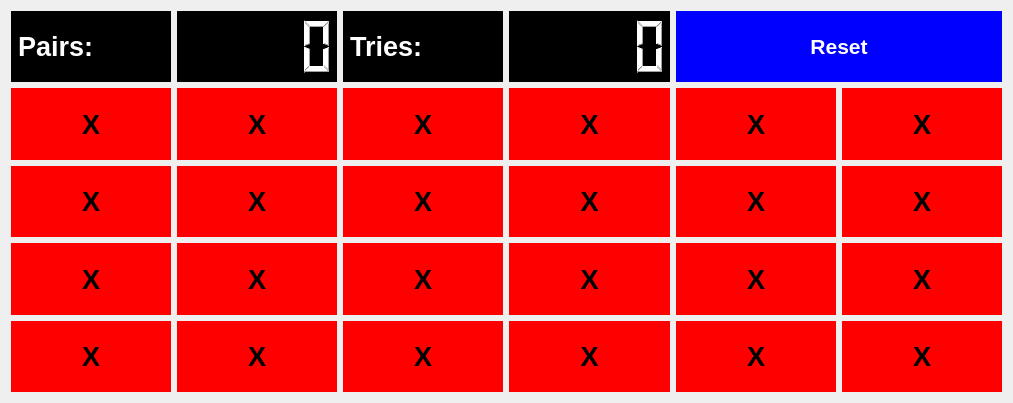
<?xml version="1.0" encoding="UTF-8"?>
<ui version="4.0">
 <class>MainWindow</class>
 <widget class="QMainWindow" name="MainWindow">
  <property name="geometry">
   <rect>
    <x>0</x>
    <y>0</y>
    <width>1013</width>
    <height>403</height>
   </rect>
  </property>
  <property name="windowTitle">
   <string>Find The Pair</string>
  </property>
  <property name="windowIcon">
   <iconset>
    <normaloff>../letter_f_blue_512_xkL_icon.ico</normaloff>../letter_f_blue_512_xkL_icon.ico</iconset>
  </property>
  <widget class="QWidget" name="centralWidget">
   <property name="sizePolicy">
    <sizepolicy hsizetype="Preferred" vsizetype="Preferred">
     <horstretch>0</horstretch>
     <verstretch>0</verstretch>
    </sizepolicy>
   </property>
   <layout class="QGridLayout" name="gridLayout">
    <item row="0" column="0" colspan="3">
     <layout class="QHBoxLayout" name="horizontalLayout">
      <item>
       <widget class="QLabel" name="label_2">
        <property name="sizePolicy">
         <sizepolicy hsizetype="Preferred" vsizetype="Preferred">
          <horstretch>0</horstretch>
          <verstretch>0</verstretch>
         </sizepolicy>
        </property>
        <property name="font">
         <font>
          <family>MS Sans Serif</family>
          <pointsize>20</pointsize>
          <weight>75</weight>
          <bold>true</bold>
         </font>
        </property>
        <property name="styleSheet">
         <string notr="true">QLabel{
	background-color: #000000;
	color: #FFFFFF;
	border: 1 px solid gray;
	padding: 5 px;
}</string>
        </property>
        <property name="text">
         <string>Pairs:</string>
        </property>
       </widget>
      </item>
      <item>
       <widget class="QLCDNumber" name="pairslcd">
        <property name="sizePolicy">
         <sizepolicy hsizetype="Preferred" vsizetype="Minimum">
          <horstretch>0</horstretch>
          <verstretch>0</verstretch>
         </sizepolicy>
        </property>
        <property name="styleSheet">
         <string notr="true">QLCDNumber {
	background-color: #000000;
	color: #FFFFFF;
}</string>
        </property>
       </widget>
      </item>
      <item>
       <widget class="QLabel" name="label">
        <property name="sizePolicy">
         <sizepolicy hsizetype="Preferred" vsizetype="Preferred">
          <horstretch>0</horstretch>
          <verstretch>0</verstretch>
         </sizepolicy>
        </property>
        <property name="font">
         <font>
          <family>MS Sans Serif</family>
          <pointsize>20</pointsize>
          <weight>75</weight>
          <bold>true</bold>
         </font>
        </property>
        <property name="styleSheet">
         <string notr="true">QLabel{
	background-color: #000000;
	color: #FFFFFF;
	border: 1 px solid gray;
	padding: 5 px;
}</string>
        </property>
        <property name="text">
         <string>Tries:</string>
        </property>
       </widget>
      </item>
     </layout>
    </item>
    <item row="1" column="0">
     <widget class="QPushButton" name="B_1">
      <property name="sizePolicy">
       <sizepolicy hsizetype="Preferred" vsizetype="Preferred">
        <horstretch>0</horstretch>
        <verstretch>0</verstretch>
       </sizepolicy>
      </property>
      <property name="font">
       <font>
        <family>MS Sans Serif</family>
        <pointsize>20</pointsize>
        <weight>75</weight>
        <bold>true</bold>
        <strikeout>false</strikeout>
       </font>
      </property>
      <property name="styleSheet">
       <string notr="true">QPushButton {
	background-color: #FF0000;
	border: 1px gray;
	padding: 5px;
}

QPushButton:clicked{
	background-color: #FFFF00;
	color: #FFFFFF;
	border: 1px solid gray;
	padding: 5px;
}</string>
      </property>
      <property name="text">
       <string>X</string>
      </property>
      <attribute name="buttonGroup">
       <string notr="true">buttonGroup</string>
      </attribute>
     </widget>
    </item>
    <item row="1" column="1">
     <widget class="QPushButton" name="B_2">
      <property name="sizePolicy">
       <sizepolicy hsizetype="Preferred" vsizetype="Preferred">
        <horstretch>0</horstretch>
        <verstretch>0</verstretch>
       </sizepolicy>
      </property>
      <property name="font">
       <font>
        <family>MS Sans Serif</family>
        <pointsize>20</pointsize>
        <weight>75</weight>
        <bold>true</bold>
        <strikeout>false</strikeout>
       </font>
      </property>
      <property name="styleSheet">
       <string notr="true">QPushButton {
	background-color: #FF0000;
	border: 1px gray;
	padding: 5px;
}

QPushButton:clicked{
	background-color: #FFFF00;
	color: #FFFFFF;
	border: 1px solid gray;
	padding: 5px;
}</string>
      </property>
      <property name="text">
       <string>X</string>
      </property>
      <attribute name="buttonGroup">
       <string notr="true">buttonGroup</string>
      </attribute>
     </widget>
    </item>
    <item row="1" column="2">
     <widget class="QPushButton" name="B_3">
      <property name="sizePolicy">
       <sizepolicy hsizetype="Preferred" vsizetype="Preferred">
        <horstretch>0</horstretch>
        <verstretch>0</verstretch>
       </sizepolicy>
      </property>
      <property name="font">
       <font>
        <family>MS Sans Serif</family>
        <pointsize>20</pointsize>
        <weight>75</weight>
        <bold>true</bold>
        <strikeout>false</strikeout>
       </font>
      </property>
      <property name="styleSheet">
       <string notr="true">QPushButton {
	background-color: #FF0000;
	border: 1px gray;
	padding: 5px;
}

QPushButton:clicked{
	background-color: #FFFF00;
	color: #FFFFFF;
	border: 1px solid gray;
	padding: 5px;
}</string>
      </property>
      <property name="text">
       <string>X</string>
      </property>
      <attribute name="buttonGroup">
       <string notr="true">buttonGroup</string>
      </attribute>
     </widget>
    </item>
    <item row="1" column="3">
     <widget class="QPushButton" name="B_4">
      <property name="sizePolicy">
       <sizepolicy hsizetype="Preferred" vsizetype="Preferred">
        <horstretch>0</horstretch>
        <verstretch>0</verstretch>
       </sizepolicy>
      </property>
      <property name="font">
       <font>
        <family>MS Sans Serif</family>
        <pointsize>20</pointsize>
        <weight>75</weight>
        <bold>true</bold>
        <strikeout>false</strikeout>
       </font>
      </property>
      <property name="styleSheet">
       <string notr="true">QPushButton {
	background-color: #FF0000;
	border: 1px gray;
	padding: 5px;
}

QPushButton:clicked{
	background-color: #FFFF00;
	color: #FFFFFF;
	border: 1px solid gray;
	padding: 5px;
}</string>
      </property>
      <property name="text">
       <string>X</string>
      </property>
      <attribute name="buttonGroup">
       <string notr="true">buttonGroup</string>
      </attribute>
     </widget>
    </item>
    <item row="1" column="4">
     <widget class="QPushButton" name="B_5">
      <property name="sizePolicy">
       <sizepolicy hsizetype="Preferred" vsizetype="Preferred">
        <horstretch>0</horstretch>
        <verstretch>0</verstretch>
       </sizepolicy>
      </property>
      <property name="font">
       <font>
        <family>MS Sans Serif</family>
        <pointsize>20</pointsize>
        <weight>75</weight>
        <bold>true</bold>
        <strikeout>false</strikeout>
       </font>
      </property>
      <property name="styleSheet">
       <string notr="true">QPushButton {
	background-color: #FF0000;
	border: 1px gray;
	padding: 5px;
}

QPushButton:clicked{
	background-color: #FFFF00;
	color: #FFFFFF;
	border: 1px solid gray;
	padding: 5px;
}</string>
      </property>
      <property name="text">
       <string>X</string>
      </property>
      <attribute name="buttonGroup">
       <string notr="true">buttonGroup</string>
      </attribute>
     </widget>
    </item>
    <item row="1" column="5">
     <widget class="QPushButton" name="B_6">
      <property name="sizePolicy">
       <sizepolicy hsizetype="Preferred" vsizetype="Preferred">
        <horstretch>0</horstretch>
        <verstretch>0</verstretch>
       </sizepolicy>
      </property>
      <property name="font">
       <font>
        <family>MS Sans Serif</family>
        <pointsize>20</pointsize>
        <weight>75</weight>
        <bold>true</bold>
        <strikeout>false</strikeout>
       </font>
      </property>
      <property name="styleSheet">
       <string notr="true">QPushButton {
	background-color: #FF0000;
	border: 1px gray;
	padding: 5px;
}

QPushButton:clicked{
	background-color: #FFFF00;
	color: #FFFFFF;
	border: 1px solid gray;
	padding: 5px;
}</string>
      </property>
      <property name="text">
       <string>X</string>
      </property>
      <attribute name="buttonGroup">
       <string notr="true">buttonGroup</string>
      </attribute>
     </widget>
    </item>
    <item row="2" column="0">
     <widget class="QPushButton" name="B_7">
      <property name="sizePolicy">
       <sizepolicy hsizetype="Preferred" vsizetype="Preferred">
        <horstretch>0</horstretch>
        <verstretch>0</verstretch>
       </sizepolicy>
      </property>
      <property name="font">
       <font>
        <family>MS Sans Serif</family>
        <pointsize>20</pointsize>
        <weight>75</weight>
        <bold>true</bold>
        <strikeout>false</strikeout>
       </font>
      </property>
      <property name="styleSheet">
       <string notr="true">QPushButton {
	background-color: #FF0000;
	border: 1px gray;
	padding: 5px;
}

QPushButton:clicked{
	background-color: #FFFF00;
	color: #FFFFFF;
	border: 1px solid gray;
	padding: 5px;
}</string>
      </property>
      <property name="text">
       <string>X</string>
      </property>
      <attribute name="buttonGroup">
       <string notr="true">buttonGroup</string>
      </attribute>
     </widget>
    </item>
    <item row="2" column="1">
     <widget class="QPushButton" name="B_8">
      <property name="sizePolicy">
       <sizepolicy hsizetype="Preferred" vsizetype="Preferred">
        <horstretch>0</horstretch>
        <verstretch>0</verstretch>
       </sizepolicy>
      </property>
      <property name="font">
       <font>
        <family>MS Sans Serif</family>
        <pointsize>20</pointsize>
        <weight>75</weight>
        <bold>true</bold>
        <strikeout>false</strikeout>
       </font>
      </property>
      <property name="styleSheet">
       <string notr="true">QPushButton {
	background-color: #FF0000;
	border: 1px gray;
	padding: 5px;
}

QPushButton:clicked{
	background-color: #FFFF00;
	color: #FFFFFF;
	border: 1px solid gray;
	padding: 5px;
}</string>
      </property>
      <property name="text">
       <string>X</string>
      </property>
      <attribute name="buttonGroup">
       <string notr="true">buttonGroup</string>
      </attribute>
     </widget>
    </item>
    <item row="2" column="2">
     <widget class="QPushButton" name="B_9">
      <property name="sizePolicy">
       <sizepolicy hsizetype="Preferred" vsizetype="Preferred">
        <horstretch>0</horstretch>
        <verstretch>0</verstretch>
       </sizepolicy>
      </property>
      <property name="font">
       <font>
        <family>MS Sans Serif</family>
        <pointsize>20</pointsize>
        <weight>75</weight>
        <bold>true</bold>
        <strikeout>false</strikeout>
       </font>
      </property>
      <property name="styleSheet">
       <string notr="true">QPushButton {
	background-color: #FF0000;
	border: 1px gray;
	padding: 5px;
}

QPushButton:clicked{
	background-color: #FFFF00;
	color: #FFFFFF;
	border: 1px solid gray;
	padding: 5px;
}</string>
      </property>
      <property name="text">
       <string>X</string>
      </property>
      <attribute name="buttonGroup">
       <string notr="true">buttonGroup</string>
      </attribute>
     </widget>
    </item>
    <item row="2" column="3">
     <widget class="QPushButton" name="B_10">
      <property name="sizePolicy">
       <sizepolicy hsizetype="Preferred" vsizetype="Preferred">
        <horstretch>0</horstretch>
        <verstretch>0</verstretch>
       </sizepolicy>
      </property>
      <property name="font">
       <font>
        <family>MS Sans Serif</family>
        <pointsize>20</pointsize>
        <weight>75</weight>
        <bold>true</bold>
        <strikeout>false</strikeout>
       </font>
      </property>
      <property name="styleSheet">
       <string notr="true">QPushButton {
	background-color: #FF0000;
	border: 1px gray;
	padding: 5px;
}

QPushButton:clicked{
	background-color: #FFFF00;
	color: #FFFFFF;
	border: 1px solid gray;
	padding: 5px;
}</string>
      </property>
      <property name="text">
       <string>X</string>
      </property>
      <attribute name="buttonGroup">
       <string notr="true">buttonGroup</string>
      </attribute>
     </widget>
    </item>
    <item row="2" column="4">
     <widget class="QPushButton" name="B_11">
      <property name="sizePolicy">
       <sizepolicy hsizetype="Preferred" vsizetype="Preferred">
        <horstretch>0</horstretch>
        <verstretch>0</verstretch>
       </sizepolicy>
      </property>
      <property name="font">
       <font>
        <family>MS Sans Serif</family>
        <pointsize>20</pointsize>
        <weight>75</weight>
        <bold>true</bold>
        <strikeout>false</strikeout>
       </font>
      </property>
      <property name="styleSheet">
       <string notr="true">QPushButton {
	background-color: #FF0000;
	border: 1px gray;
	padding: 5px;
}

QPushButton:clicked{
	background-color: #FFFF00;
	color: #FFFFFF;
	border: 1px solid gray;
	padding: 5px;
}</string>
      </property>
      <property name="text">
       <string>X</string>
      </property>
      <attribute name="buttonGroup">
       <string notr="true">buttonGroup</string>
      </attribute>
     </widget>
    </item>
    <item row="2" column="5">
     <widget class="QPushButton" name="B_12">
      <property name="sizePolicy">
       <sizepolicy hsizetype="Preferred" vsizetype="Preferred">
        <horstretch>0</horstretch>
        <verstretch>0</verstretch>
       </sizepolicy>
      </property>
      <property name="font">
       <font>
        <family>MS Sans Serif</family>
        <pointsize>20</pointsize>
        <weight>75</weight>
        <bold>true</bold>
        <strikeout>false</strikeout>
       </font>
      </property>
      <property name="styleSheet">
       <string notr="true">QPushButton {
	background-color: #FF0000;
	border: 1px gray;
	padding: 5px;
}

QPushButton:clicked{
	background-color: #FFFF00;
	color: #FFFFFF;
	border: 1px solid gray;
	padding: 5px;
}</string>
      </property>
      <property name="text">
       <string>X</string>
      </property>
      <attribute name="buttonGroup">
       <string notr="true">buttonGroup</string>
      </attribute>
     </widget>
    </item>
    <item row="3" column="0">
     <widget class="QPushButton" name="B_13">
      <property name="sizePolicy">
       <sizepolicy hsizetype="Preferred" vsizetype="Preferred">
        <horstretch>0</horstretch>
        <verstretch>0</verstretch>
       </sizepolicy>
      </property>
      <property name="font">
       <font>
        <family>MS Sans Serif</family>
        <pointsize>20</pointsize>
        <weight>75</weight>
        <bold>true</bold>
        <strikeout>false</strikeout>
       </font>
      </property>
      <property name="styleSheet">
       <string notr="true">QPushButton {
	background-color: #FF0000;
	border: 1px gray;
	padding: 5px;
}

QPushButton:clicked{
	background-color: #FFFF00;
	color: #FFFFFF;
	border: 1px solid gray;
	padding: 5px;
}</string>
      </property>
      <property name="text">
       <string>X</string>
      </property>
      <attribute name="buttonGroup">
       <string notr="true">buttonGroup</string>
      </attribute>
     </widget>
    </item>
    <item row="3" column="1">
     <widget class="QPushButton" name="B_14">
      <property name="sizePolicy">
       <sizepolicy hsizetype="Preferred" vsizetype="Preferred">
        <horstretch>0</horstretch>
        <verstretch>0</verstretch>
       </sizepolicy>
      </property>
      <property name="font">
       <font>
        <family>MS Sans Serif</family>
        <pointsize>20</pointsize>
        <weight>75</weight>
        <bold>true</bold>
        <strikeout>false</strikeout>
       </font>
      </property>
      <property name="styleSheet">
       <string notr="true">QPushButton {
	background-color: #FF0000;
	border: 1px gray;
	padding: 5px;
}

QPushButton:clicked{
	background-color: #FFFF00;
	color: #FFFFFF;
	border: 1px solid gray;
	padding: 5px;
}</string>
      </property>
      <property name="text">
       <string>X</string>
      </property>
      <attribute name="buttonGroup">
       <string notr="true">buttonGroup</string>
      </attribute>
     </widget>
    </item>
    <item row="3" column="2">
     <widget class="QPushButton" name="B_15">
      <property name="sizePolicy">
       <sizepolicy hsizetype="Preferred" vsizetype="Preferred">
        <horstretch>0</horstretch>
        <verstretch>0</verstretch>
       </sizepolicy>
      </property>
      <property name="font">
       <font>
        <family>MS Sans Serif</family>
        <pointsize>20</pointsize>
        <weight>75</weight>
        <bold>true</bold>
        <strikeout>false</strikeout>
       </font>
      </property>
      <property name="styleSheet">
       <string notr="true">QPushButton {
	background-color: #FF0000;
	border: 1px gray;
	padding: 5px;
}

QPushButton:clicked{
	background-color: #FFFF00;
	color: #FFFFFF;
	border: 1px solid gray;
	padding: 5px;
}</string>
      </property>
      <property name="text">
       <string>X</string>
      </property>
      <attribute name="buttonGroup">
       <string notr="true">buttonGroup</string>
      </attribute>
     </widget>
    </item>
    <item row="3" column="3">
     <widget class="QPushButton" name="B_16">
      <property name="sizePolicy">
       <sizepolicy hsizetype="Preferred" vsizetype="Preferred">
        <horstretch>0</horstretch>
        <verstretch>0</verstretch>
       </sizepolicy>
      </property>
      <property name="font">
       <font>
        <family>MS Sans Serif</family>
        <pointsize>20</pointsize>
        <weight>75</weight>
        <bold>true</bold>
        <strikeout>false</strikeout>
       </font>
      </property>
      <property name="styleSheet">
       <string notr="true">QPushButton {
	background-color: #FF0000;
	border: 1px gray;
	padding: 5px;
}

QPushButton:clicked{
	background-color: #FFFF00;
	color: #FFFFFF;
	border: 1px solid gray;
	padding: 5px;
}</string>
      </property>
      <property name="text">
       <string>X</string>
      </property>
      <attribute name="buttonGroup">
       <string notr="true">buttonGroup</string>
      </attribute>
     </widget>
    </item>
    <item row="3" column="4">
     <widget class="QPushButton" name="B_17">
      <property name="sizePolicy">
       <sizepolicy hsizetype="Preferred" vsizetype="Preferred">
        <horstretch>0</horstretch>
        <verstretch>0</verstretch>
       </sizepolicy>
      </property>
      <property name="font">
       <font>
        <family>MS Sans Serif</family>
        <pointsize>20</pointsize>
        <weight>75</weight>
        <bold>true</bold>
        <strikeout>false</strikeout>
       </font>
      </property>
      <property name="styleSheet">
       <string notr="true">QPushButton {
	background-color: #FF0000;
	border: 1px gray;
	padding: 5px;
}

QPushButton:clicked{
	background-color: #FFFF00;
	color: #FFFFFF;
	border: 1px solid gray;
	padding: 5px;
}</string>
      </property>
      <property name="text">
       <string>X</string>
      </property>
      <attribute name="buttonGroup">
       <string notr="true">buttonGroup</string>
      </attribute>
     </widget>
    </item>
    <item row="3" column="5">
     <widget class="QPushButton" name="B_18">
      <property name="sizePolicy">
       <sizepolicy hsizetype="Preferred" vsizetype="Preferred">
        <horstretch>0</horstretch>
        <verstretch>0</verstretch>
       </sizepolicy>
      </property>
      <property name="font">
       <font>
        <family>MS Sans Serif</family>
        <pointsize>20</pointsize>
        <weight>75</weight>
        <bold>true</bold>
        <strikeout>false</strikeout>
       </font>
      </property>
      <property name="styleSheet">
       <string notr="true">QPushButton {
	background-color: #FF0000;
	border: 1px gray;
	padding: 5px;
}

QPushButton:clicked{
	background-color: #FFFF00;
	color: #FFFFFF;
	border: 1px solid gray;
	padding: 5px;
}</string>
      </property>
      <property name="text">
       <string>X</string>
      </property>
      <attribute name="buttonGroup">
       <string notr="true">buttonGroup</string>
      </attribute>
     </widget>
    </item>
    <item row="4" column="0">
     <widget class="QPushButton" name="B_19">
      <property name="sizePolicy">
       <sizepolicy hsizetype="Preferred" vsizetype="Preferred">
        <horstretch>0</horstretch>
        <verstretch>0</verstretch>
       </sizepolicy>
      </property>
      <property name="font">
       <font>
        <family>MS Sans Serif</family>
        <pointsize>20</pointsize>
        <weight>75</weight>
        <bold>true</bold>
        <strikeout>false</strikeout>
       </font>
      </property>
      <property name="styleSheet">
       <string notr="true">QPushButton {
	background-color: #FF0000;
	border: 1px gray;
	padding: 5px;
}

QPushButton:clicked{
	background-color: #FFFF00;
	color: #FFFFFF;
	border: 1px solid gray;
	padding: 5px;
}</string>
      </property>
      <property name="text">
       <string>X</string>
      </property>
      <attribute name="buttonGroup">
       <string notr="true">buttonGroup</string>
      </attribute>
     </widget>
    </item>
    <item row="4" column="1">
     <widget class="QPushButton" name="B_20">
      <property name="sizePolicy">
       <sizepolicy hsizetype="Preferred" vsizetype="Preferred">
        <horstretch>0</horstretch>
        <verstretch>0</verstretch>
       </sizepolicy>
      </property>
      <property name="font">
       <font>
        <family>MS Sans Serif</family>
        <pointsize>20</pointsize>
        <weight>75</weight>
        <bold>true</bold>
        <strikeout>false</strikeout>
       </font>
      </property>
      <property name="styleSheet">
       <string notr="true">QPushButton {
	background-color: #FF0000;
	border: 1px gray;
	padding: 5px;
}

QPushButton:clicked{
	background-color: #FFFF00;
	color: #FFFFFF;
	border: 1px solid gray;
	padding: 5px;
}</string>
      </property>
      <property name="text">
       <string>X</string>
      </property>
      <attribute name="buttonGroup">
       <string notr="true">buttonGroup</string>
      </attribute>
     </widget>
    </item>
    <item row="4" column="2">
     <widget class="QPushButton" name="B_21">
      <property name="sizePolicy">
       <sizepolicy hsizetype="Preferred" vsizetype="Preferred">
        <horstretch>0</horstretch>
        <verstretch>0</verstretch>
       </sizepolicy>
      </property>
      <property name="font">
       <font>
        <family>MS Sans Serif</family>
        <pointsize>20</pointsize>
        <weight>75</weight>
        <bold>true</bold>
        <strikeout>false</strikeout>
       </font>
      </property>
      <property name="styleSheet">
       <string notr="true">QPushButton {
	background-color: #FF0000;
	border: 1px gray;
	padding: 5px;
}

QPushButton:clicked{
	background-color: #FFFF00;
	color: #FFFFFF;
	border: 1px solid gray;
	padding: 5px;
}</string>
      </property>
      <property name="text">
       <string>X</string>
      </property>
      <attribute name="buttonGroup">
       <string notr="true">buttonGroup</string>
      </attribute>
     </widget>
    </item>
    <item row="4" column="3">
     <widget class="QPushButton" name="B_22">
      <property name="sizePolicy">
       <sizepolicy hsizetype="Preferred" vsizetype="Preferred">
        <horstretch>0</horstretch>
        <verstretch>0</verstretch>
       </sizepolicy>
      </property>
      <property name="font">
       <font>
        <family>MS Sans Serif</family>
        <pointsize>20</pointsize>
        <weight>75</weight>
        <bold>true</bold>
        <strikeout>false</strikeout>
       </font>
      </property>
      <property name="styleSheet">
       <string notr="true">QPushButton {
	background-color: #FF0000;
	border: 1px gray;
	padding: 5px;
}

QPushButton:clicked{
	background-color: #FFFF00;
	color: #FFFFFF;
	border: 1px solid gray;
	padding: 5px;
}</string>
      </property>
      <property name="text">
       <string>X</string>
      </property>
      <attribute name="buttonGroup">
       <string notr="true">buttonGroup</string>
      </attribute>
     </widget>
    </item>
    <item row="4" column="4">
     <widget class="QPushButton" name="B_23">
      <property name="sizePolicy">
       <sizepolicy hsizetype="Preferred" vsizetype="Preferred">
        <horstretch>0</horstretch>
        <verstretch>0</verstretch>
       </sizepolicy>
      </property>
      <property name="font">
       <font>
        <family>MS Sans Serif</family>
        <pointsize>20</pointsize>
        <weight>75</weight>
        <bold>true</bold>
        <strikeout>false</strikeout>
       </font>
      </property>
      <property name="styleSheet">
       <string notr="true">QPushButton {
	background-color: #FF0000;
	border: 1px gray;
	padding: 5px;
}

QPushButton:clicked{
	background-color: #FFFF00;
	color: #FFFFFF;
	border: 1px solid gray;
	padding: 5px;
}</string>
      </property>
      <property name="text">
       <string>X</string>
      </property>
      <attribute name="buttonGroup">
       <string notr="true">buttonGroup</string>
      </attribute>
     </widget>
    </item>
    <item row="4" column="5">
     <widget class="QPushButton" name="B_24">
      <property name="sizePolicy">
       <sizepolicy hsizetype="Preferred" vsizetype="Preferred">
        <horstretch>0</horstretch>
        <verstretch>0</verstretch>
       </sizepolicy>
      </property>
      <property name="font">
       <font>
        <family>MS Sans Serif</family>
        <pointsize>20</pointsize>
        <weight>75</weight>
        <bold>true</bold>
        <strikeout>false</strikeout>
       </font>
      </property>
      <property name="styleSheet">
       <string notr="true">QPushButton {
	background-color: #FF0000;
	border: 1px gray;
	padding: 5px;
}

QPushButton:clicked{
	background-color: #FFFF00;
	color: #FFFFFF;
	border: 1px solid gray;
	padding: 5px;
}</string>
      </property>
      <property name="text">
       <string>X</string>
      </property>
      <attribute name="buttonGroup">
       <string notr="true">buttonGroup</string>
      </attribute>
     </widget>
    </item>
    <item row="0" column="4" colspan="2">
     <widget class="QPushButton" name="Reset">
      <property name="sizePolicy">
       <sizepolicy hsizetype="Preferred" vsizetype="Preferred">
        <horstretch>0</horstretch>
        <verstretch>0</verstretch>
       </sizepolicy>
      </property>
      <property name="font">
       <font>
        <family>MS Sans Serif</family>
        <pointsize>16</pointsize>
        <weight>75</weight>
        <bold>true</bold>
       </font>
      </property>
      <property name="styleSheet">
       <string notr="true">QPushButton {
	background-color: #0000FF;
	border: 1px gray;
	padding: 5px;
	color: #FFFFFF;
}

QPushButton:clicked{
	background-color: #00FFFF;
	border: 1px solid gray;
	padding: 5px;
	color: #FFFFFF
}</string>
      </property>
      <property name="text">
       <string>Reset</string>
      </property>
     </widget>
    </item>
    <item row="0" column="3">
     <widget class="QLCDNumber" name="trieslcd">
      <property name="sizePolicy">
       <sizepolicy hsizetype="Preferred" vsizetype="Minimum">
        <horstretch>0</horstretch>
        <verstretch>0</verstretch>
       </sizepolicy>
      </property>
      <property name="styleSheet">
       <string notr="true">QLCDNumber {
	background-color: #000000;
	color: #FFFFFF;
}</string>
      </property>
     </widget>
    </item>
   </layout>
  </widget>
 </widget>
 <layoutdefault spacing="6" margin="11"/>
 <resources/>
 <connections/>
 <buttongroups>
  <buttongroup name="buttonGroup"/>
 </buttongroups>
</ui>
